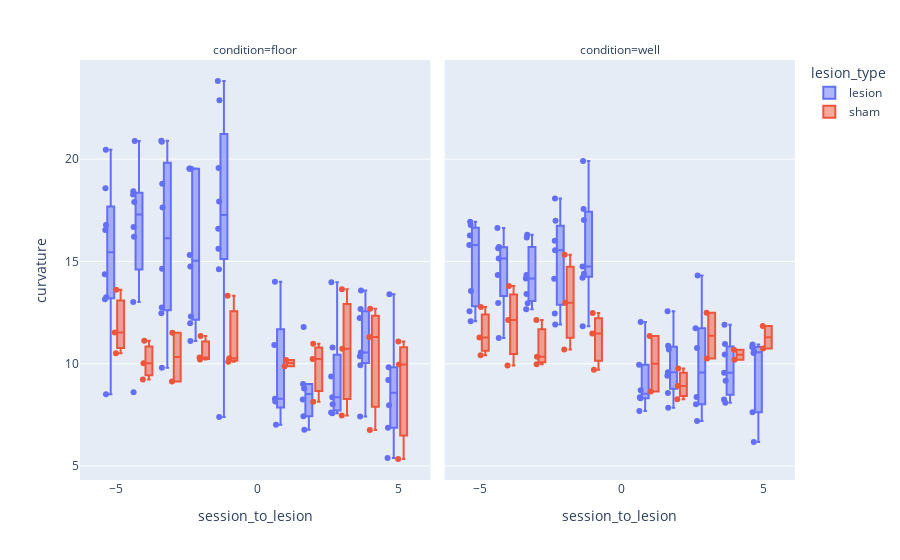

Notebook cell for this chart:
### Code cell
# todo: add means
fig = px.box(df[df.summary == "median"], x="session_to_lesion", 
                 y="curvature", color = "lesion_type", facet_col="condition",
                points = "all")
#fig = px.box(df, x="time", y="total_bill", points="all")

fig.show()

### Figure 1 — Plotly figure (JSON) as saved in the notebook; plotly's stock layout.template omitted (floating-point values rounded to 4 significant figures)
{"data": [{"alignmentgroup": "True", "boxpoints": "all", "hovertemplate": "lesion_type=lesion<br>condition=floor<br>session_to_lesion=%{x}<br>curvature=%{y}<extra></extra>", "legendgroup": "lesion", "marker": {"color": "#636efa"}, "name": "lesion", "notched": false, "offsetgroup": "lesion", "orientation": "v", "showlegend": true, "type": "box", "x": [-5, -4, -3, -2, -1, -5, -4, -3, -2, -1, 1, 2, 3, 4, 5, -5, -4, -3, -2, -1, 1, 2, 3, 4, 5, -5, -4, -3, -2, -1, 1, 2, 3, 4, 5, -5, -4, -3, -2, -1, 1, 2, 3, 4, 5, -5, -4, -3, -2, -1, 1, 2, 3, 4, 5, -5, -4, -3, -2, -1, 1, 2, 3, 4, 5, -5, -4, -3, -2, -1, 1, 2, 3, 4, 5], "x0": " ", "xaxis": "x", "y": [8.518, 8.607, 9.808, 11.11, 7.403, 16.54, 18.27, 17.63, 19.53, 19.57, 14.01, null, 8.03, 13.58, null, 18.58, 18.43, 18.8, 19.53, 22.88, 10.92, 8.796, 10.79, 12.23, 9.205, 13.25, 16.2, 12.47, 14.76, 16.6, null, 11.8, 13.99, 12.67, 13.4, 13.15, 17.9, 20.85, 15.32, 15.62, null, 6.774, 7.622, 10.37, 5.398, 14.37, 13.01, 14.64, 11.98, 14.62, 8.155, 7.438, 8.371, 7.425, 6.876, 20.46, 20.88, 20.9, 19.54, 23.82, 7.017, 8.257, 7.589, 9.927, 7.969, 16.79, 16.69, 12.75, 12.32, 17.93, 8.289, 9.016, 9.382, 10.55, 9.836], "y0": " ", "yaxis": "y"}, {"alignmentgroup": "True", "boxpoints": "all", "hovertemplate": "lesion_type=lesion<br>condition=well<br>session_to_lesion=%{x}<br>curvature=%{y}<extra></extra>", "legendgroup": "lesion", "marker": {"color": "#636efa"}, "name": "lesion", "notched": false, "offsetgroup": "lesion", "orientation": "v", "showlegend": false, "type": "box", "x": [-5, -4, -3, -2, -1, -5, -4, -3, -2, -1, 1, 2, 3, 4, 5, -5, -4, -3, -2, -1, 1, 2, 3, 4, 5, -5, -4, -3, -2, -1, 1, 2, 3, 4, 5, -5, -4, -3, -2, -1, 1, 2, 3, 4, 5, -5, -4, -3, -2, -1, 1, 2, 3, 4, 5, -5, -4, -3, -2, -1, 1, 2, 3, 4, 5, -5, -4, -3, -2, -1, 1, 2, 3, 4, 5], "x0": " ", "xaxis": "x2", "y": [null, null, null, null, null, 12.08, 14.34, 12.95, 15.55, 14.4, 9.951, 12.57, 10.77, 10.97, 10.53, 15.81, 16.64, 16.31, 18.07, 19.91, 8.37, 9.414, 8.025, 11.91, 10.82, 16.26, 15.64, 14.34, 16.01, 14.21, 12.05, 10.7, null, 9.569, null, 12.56, 11.26, 14.17, 12.45, 11.83, 8.704, 7.853, 7.203, 8.097, 6.184, 16.78, 15.71, 13.41, 14.16, 14.75, 7.7, 9.593, 8.383, 9.166, 7.637, 16.94, 15.15, 16.17, 16.99, 17.03, 8.317, 10.88, 14.31, 8.261, 10.61, 13.56, 12.96, 12.66, 11.92, 17.57, null, 8.577, 11.74, 10.45, 10.94], "y0": " ", "yaxis": "y2"}, {"alignmentgroup": "True", "boxpoints": "all", "hovertemplate": "lesion_type=sham<br>condition=floor<br>session_to_lesion=%{x}<br>curvature=%{y}<extra></extra>", "legendgroup": "sham", "marker": {"color": "#EF553B"}, "name": "sham", "notched": false, "offsetgroup": "sham", "orientation": "v", "showlegend": true, "type": "box", "x": [-5, -4, -3, -2, -1, 1, 2, 3, 4, 5, -5, -4, -3, -2, -1, 1, 2, 3, 4, 5, -5, -4, -3, -2, -1, 1, 2, 3, 4, 5], "x0": " ", "xaxis": "x", "y": [13.61, 11.12, 11.51, 11.36, 13.33, 10.19, 10.98, 13.65, 12.69, 9.963, 11.53, 9.236, 9.141, 10.21, 10.1, null, 8.144, 7.469, 6.762, 5.35, 10.52, 10.03, null, 10.3, 10.28, 9.88, 10.24, 10.74, 11.31, 11.09], "y0": " ", "yaxis": "y"}, {"alignmentgroup": "True", "boxpoints": "all", "hovertemplate": "lesion_type=sham<br>condition=well<br>session_to_lesion=%{x}<br>curvature=%{y}<extra></extra>", "legendgroup": "sham", "marker": {"color": "#EF553B"}, "name": "sham", "notched": false, "offsetgroup": "sham", "orientation": "v", "showlegend": false, "type": "box", "x": [-5, -4, -3, -2, -1, 1, 2, 3, 4, 5, -5, -4, -3, -2, -1, 1, 2, 3, 4, 5, -5, -4, -3, -2, -1, 1, 2, 3, 4, 5], "x0": " ", "xaxis": "x2", "y": [11.29, 12.14, 10.34, 10.7, 12.48, 11.36, 8.911, 12.49, 10.2, 11.84, 12.78, 13.8, 9.984, 12.98, 9.708, 8.641, 8.272, null, null, null, 10.41, 9.922, 12.14, 15.33, 11.48, null, 9.772, 10.26, 10.69, 10.75], "y0": " ", "yaxis": "y2"}], "layout": {"annotations": [{"font": {}, "showarrow": false, "text": "condition=floor", "x": 0.245, "xanchor": "center", "xref": "paper", "y": 1, "yanchor": "bottom", "yref": "paper"}, {"font": {}, "showarrow": false, "text": "condition=well", "x": 0.755, "xanchor": "center", "xref": "paper", "y": 1, "yanchor": "bottom", "yref": "paper"}], "boxmode": "group", "legend": {"title": {"text": "lesion_type"}, "tracegroupgap": 0}, "margin": {"t": 60}, "xaxis": {"anchor": "y", "domain": [0, 0.49], "title": {"text": "session_to_lesion"}}, "xaxis2": {"anchor": "y2", "domain": [0.51, 1], "matches": "x", "title": {"text": "session_to_lesion"}}, "yaxis": {"anchor": "x", "domain": [0, 1], "title": {"text": "curvature"}}, "yaxis2": {"anchor": "x2", "domain": [0, 1], "matches": "y", "showticklabels": false}}}
